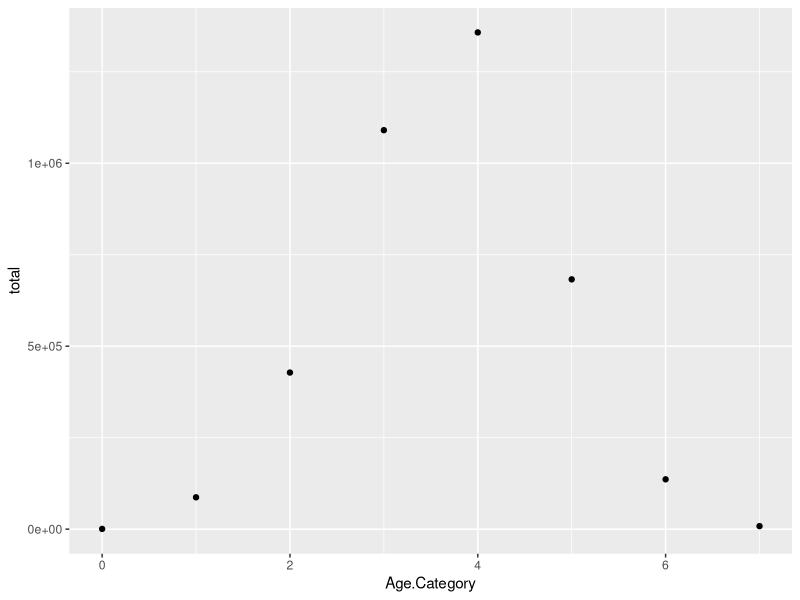
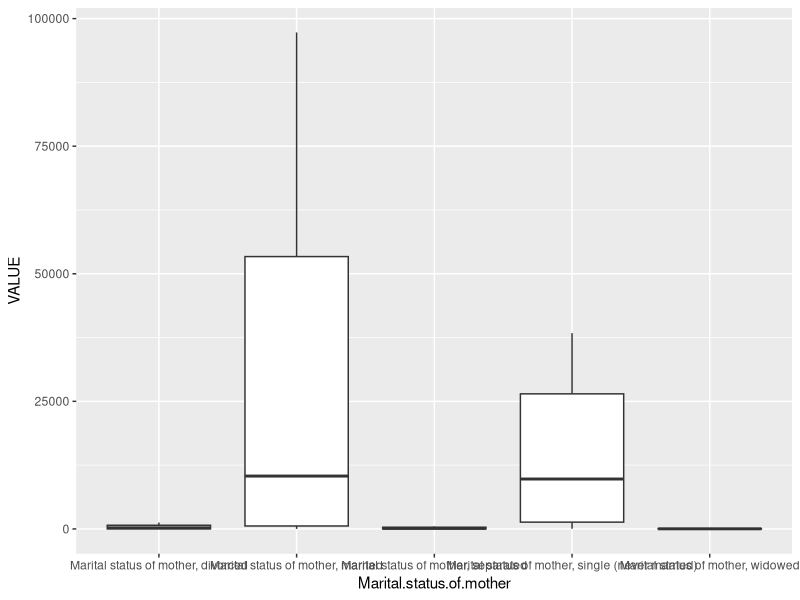
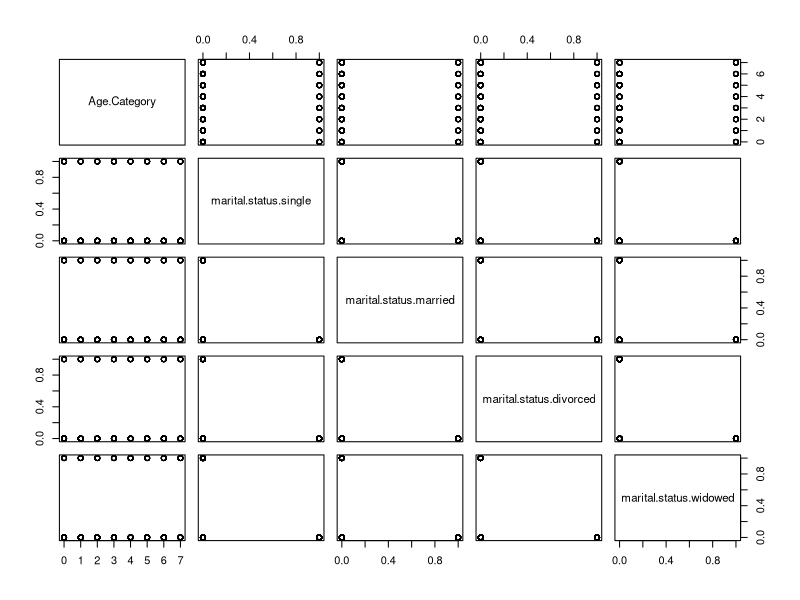
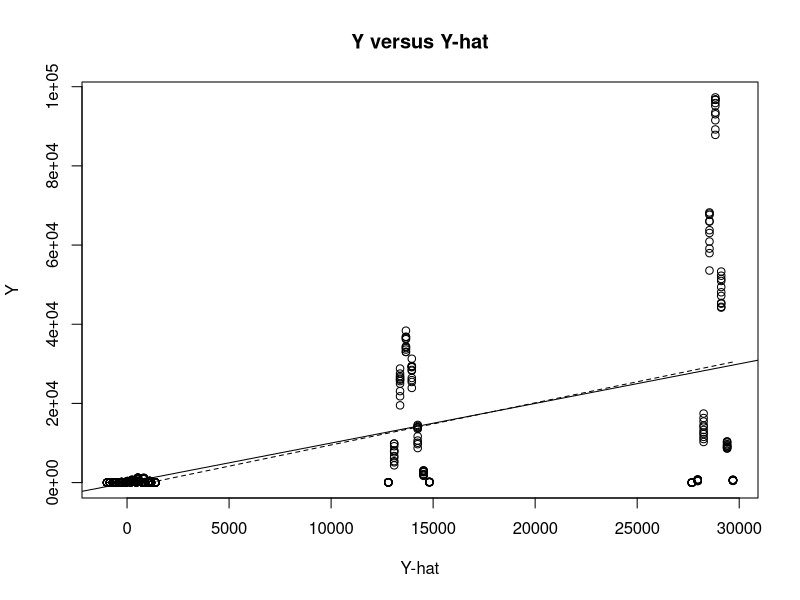
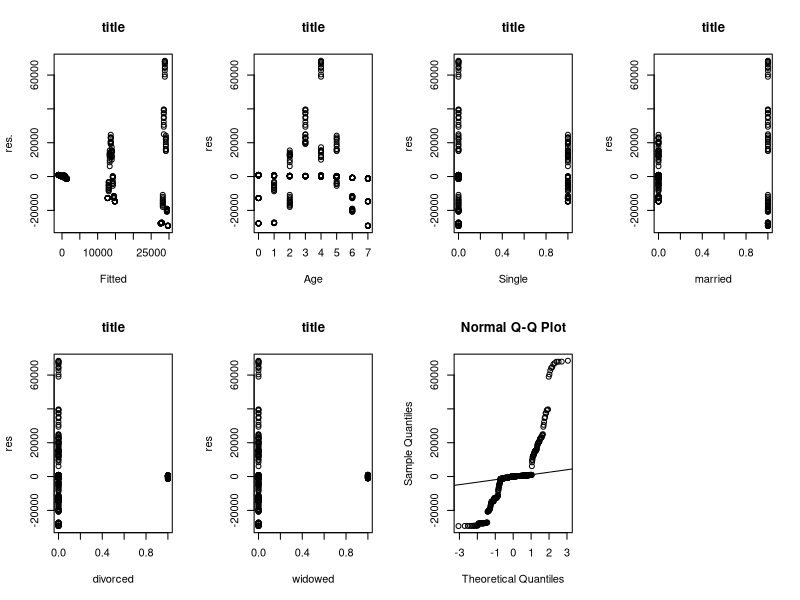
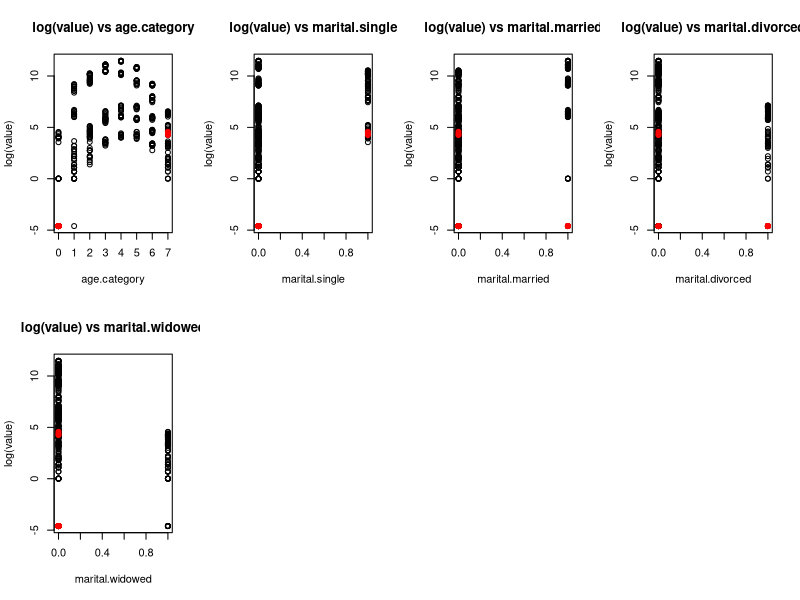
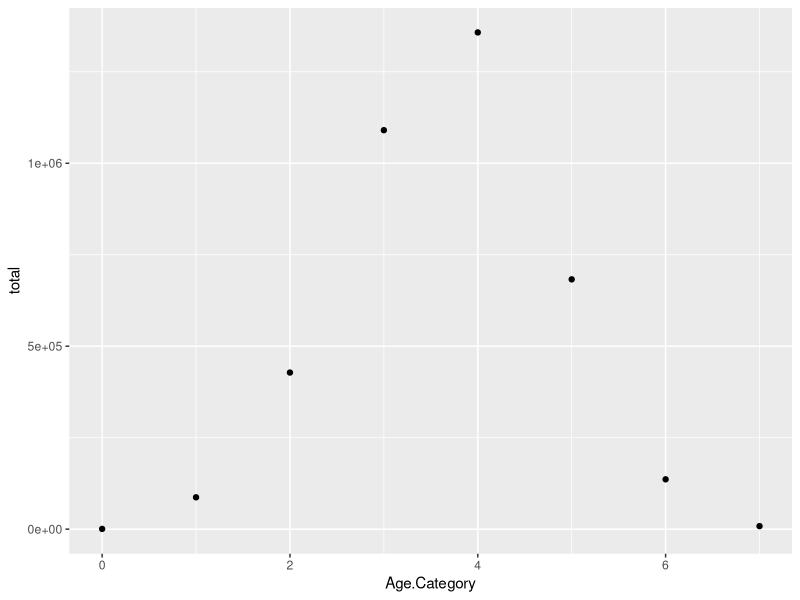
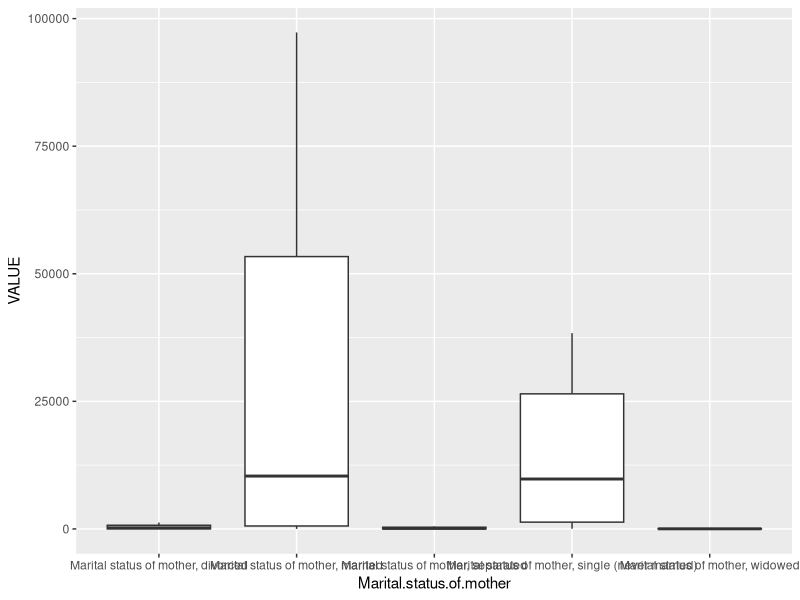

The R script that drew these images, in order: (Note: this script raises an error after producing the figures.)
## ---- chunk 1
install.packages('MikTex')
install.packages('tynitex')
knitr::opts_chunk$set(echo = TRUE)
## ---- chunk 2
summary(cars)
## ---- chunk 3
library(tidyverse)
#library(ggplot2)
#library(MASS)
#This part is to clean the dataset (detailed explanations for this part can be found in "Data source")
data1 <- read.csv("13100420.csv")
colnames(data1)[1] <- "REF_DATE"
#Remove the unwanted columns
data_clean <- data1[ , ! names(data1) %in% c("UOM_ID", "units", "SCALAR_ID","STATUS","SYMBOL","TERMINATED","VECTOR","DECIMALS","SCALAR_FACTOR","COORDINATE","Characteristics","DGUID","GEO")]

#Keep only the rows that are not Percentage
data_clean<-data_clean%>%filter(UOM != "Percentage")%>%select(!UOM)

#Keep only the rows with the detailed marital status of mother
data_clean<-data_clean%>%filter(Marital.status.of.mother != "Total, marital status of mother")%>%filter(Marital.status.of.mother != "Marital status of mother, not stated")

#Keep only the rows with the detailed age of mother
data_clean<-data_clean%>%filter(Age.of.mother != "Age of mother, all ages")%>%filter(Age.of.mother != "Age of mother, not stated")%>%filter(!REF_DATE %in% c(1991:2009))
a <- data_clean %>% group_by(Marital.status.of.mother)%>%summarize(n())
#Transform Categorical Variable
#Age category
data_clean<-data_clean %>% mutate(Age.Category = ifelse(Age.of.mother == "Age of mother, under 15 years", 0, ifelse(Age.of.mother == "Age of mother, 15 to 19 years", 1, ifelse(Age.of.mother == "Age of mother, 20 to 24 years", 2, ifelse(Age.of.mother == "Age of mother, 25 to 29 years", 3, ifelse(Age.of.mother == "Age of mother, 30 to 34 years", 4, ifelse(Age.of.mother == "Age of mother, 35 to 39 years", 5, ifelse(Age.of.mother == "Age of mother, 40 to 44 years", 6, 7))))))))
#Marital status category
data_clean <- data_clean%>% mutate(marital.status.single = ifelse(Marital.status.of.mother == "Marital status of mother, single (never married)", 1, 0), marital.status.married = ifelse(Marital.status.of.mother == "Marital status of mother, married", 1, 0), marital.status.divorced = ifelse(Marital.status.of.mother == "Marital status of mother, divorced", 1, 0), marital.status.widowed = ifelse(Marital.status.of.mother == "Marital status of mother, widowed", 1, 0))

#Value by age of mother
age_value_data <- data_clean%>%group_by(Age.of.mother, Age.Category)%>%summarize(total = sum(VALUE))
ggplot(age_value_data, aes(x = Age.Category, y = total))+geom_point()
#marital status
ggplot(data_clean, aes(x = Marital.status.of.mother, y = VALUE))+geom_boxplot()

#linear regression
mod <- lm(VALUE ~ Age.Category + marital.status.single + marital.status.married + marital.status.divorced + marital.status.widowed,data_clean)
summary(mod)
r <- resid(mod)
#Check condition
pairs(data_clean[,5:9])
plot(data_clean$VALUE ~ fitted(mod), main="Y versus Y-hat", xlab="Y-hat", ylab="Y")
abline(a = 0, b = 1)
lines(lowess(data_clean$VALUE ~ fitted(mod)), lty=2)

par(mfrow=c(2,4))
plot(r ~ fitted(mod), main="title", xlab="Fitted", ylab="res.")
plot(r ~ data_clean$Age.Category, main="title", xlab="Age", ylab="res")
plot(r ~ data_clean$marital.status.single, main="title", xlab="Single", ylab="res")
plot(r ~ data_clean$marital.status.married, main="title", xlab="married", ylab="res")
plot(r ~ data_clean$marital.status.divorced, main="title", xlab="divorced", ylab="res")
plot(r ~ data_clean$marital.status.widowed, main="title", xlab="widowed", ylab="res")

qqnorm(r)
qqline(r)

#Transformation
mod2 <- lm(log(VALUE+0.01) ~ Age.Category + marital.status.single + marital.status.married + marital.status.divorced + marital.status.widowed,data_clean)
summary(mod2)

data_transform <- data_clean%>%mutate(log.value = log(VALUE+0.01))
#leverage point
n<-length(data_clean$VALUE)
p<-length(coef(mod2))-1
h<-hatvalues(mod2)
hcut<-2*(p+1)/n
w1<- which(h > hcut)
w1
r<-rstandard((mod2))
w2<-which(r < -2 |r > 2)
w2
par(mfrow=c(2,4))
plot(data_transform[,10]~data_transform[,5], main="log(value) vs age.category", xlab="age.category", ylab="log(value)")
points(data_transform[w2,10]~data_transform[w2,5], col="red", pch=19)
plot(data_transform[,10]~data_transform[,6], main="log(value) vs marital.single", xlab="marital.single", ylab="log(value)")
points(data_transform[w2,10]~data_transform[w2,6], col="red", pch=19)
plot(data_transform[,10]~data_transform[,7], main="log(value) vs marital.married", xlab="marital.married", ylab="log(value)")
points(data_transform[w2,10]~data_transform[w2,7], col="red", pch=19)
plot(data_transform[,10]~data_transform[,8], main="log(value) vs marital.divorced", xlab="marital.divorced", ylab="log(value)")
points(data_transform[w2,10]~data_transform[w2,8], col="red", pch=19)
plot(data_transform[,10]~data_transform[,9], main="log(value) vs marital.widowed", xlab="marital.widowed", ylab="log(value)")
points(data_transform[w2,10]~data_transform[w2,9], col="red", pch=19)

## ---- chunk 4
#library(ggplot2)
#library(MASS)
#This part is to clean the dataset (detailed explanations for this part can be found in "Data source")
data1 <- read.csv("13100420.csv")
colnames(data1)[1] <- "REF_DATE"
#Remove the unwanted columns
data_clean <- data1[ , ! names(data1) %in% c("UOM_ID", "units", "SCALAR_ID","STATUS","SYMBOL","TERMINATED","VECTOR","DECIMALS","SCALAR_FACTOR","COORDINATE","Characteristics","DGUID","GEO")]

#Keep only the rows that are not Percentage
data_clean<-data_clean%>%filter(UOM != "Percentage")%>%select(!UOM)

#Keep only the rows with the detailed marital status of mother
data_clean<-data_clean%>%filter(Marital.status.of.mother != "Total, marital status of mother")%>%filter(Marital.status.of.mother != "Marital status of mother, not stated")

#Keep only the rows with the detailed age of mother
data_clean<-data_clean%>%filter(Age.of.mother != "Age of mother, all ages")%>%filter(Age.of.mother != "Age of mother, not stated")%>%filter(!REF_DATE %in% c(1991:2009))
a <- data_clean %>% group_by(Marital.status.of.mother)%>%summarize(n())
#Transform Categorical Variable
#Age category
data_clean<-data_clean %>% mutate(Age.Category = ifelse(Age.of.mother == "Age of mother, under 15 years", 0, ifelse(Age.of.mother == "Age of mother, 15 to 19 years", 1, ifelse(Age.of.mother == "Age of mother, 20 to 24 years", 2, ifelse(Age.of.mother == "Age of mother, 25 to 29 years", 3, ifelse(Age.of.mother == "Age of mother, 30 to 34 years", 4, ifelse(Age.of.mother == "Age of mother, 35 to 39 years", 5, ifelse(Age.of.mother == "Age of mother, 40 to 44 years", 6, 7))))))))
#Marital status category
data_clean <- data_clean%>% mutate(marital.status.single = ifelse(Marital.status.of.mother == "Marital status of mother, single (never married)", 1, 0), marital.status.married = ifelse(Marital.status.of.mother == "Marital status of mother, married", 1, 0), marital.status.divorced = ifelse(Marital.status.of.mother == "Marital status of mother, divorced", 1, 0), marital.status.widowed = ifelse(Marital.status.of.mother == "Marital status of mother, widowed", 1, 0))

#Value by age of mother
age_value_data <- data_clean%>%group_by(Age.of.mother, Age.Category)%>%summarize(total = sum(VALUE))
ggplot(age_value_data, aes(x = Age.Category, y = total))+geom_point()
#marital status
ggplot(data_clean, aes(x = Marital.status.of.mother, y = VALUE))+geom_boxplot()

#linear regression
mod <- lm(VALUE ~ Age.Category + marital.status.single + marital.status.married + marital.status.divorced + marital.status.widowed,data_clean)
summary(mod)
r <- resid(mod)
#Check condition
pairs(data_clean[,5:9])
plot(data_clean$VALUE ~ fitted(mod), main="Y versus Y-hat", xlab="Y-hat", ylab="Y")
abline(a = 0, b = 1)
lines(lowess(data_clean$VALUE ~ fitted(mod)), lty=2)

par(mfrow=c(2,4))
plot(r ~ fitted(mod), main="title", xlab="Fitted", ylab="res.")
plot(r ~ data_clean$Age.Category, main="title", xlab="Age", ylab="res")
plot(r ~ data_clean$marital.status.single, main="title", xlab="Single", ylab="res")
plot(r ~ data_clean$marital.status.married, main="title", xlab="married", ylab="res")
plot(r ~ data_clean$marital.status.divorced, main="title", xlab="divorced", ylab="res")
plot(r ~ data_clean$marital.status.widowed, main="title", xlab="widowed", ylab="res")

qqnorm(r)
qqline(r)

#Transformation
mod2 <- lm(log(VALUE+0.01) ~ Age.Category + marital.status.single + marital.status.married + marital.status.divorced + marital.status.widowed,data_clean)
summary(mod2)

data_transform <- data_clean%>%mutate(log.value = log(VALUE+0.01))
#Check condition
r2 <- resid(mod2)
pairs(data_transform[,5:9])
plot(data_clean$VALUE ~ fitted(mod2), main="Y versus Y-hat", xlab="Y-hat", ylab="Y")
abline(a = 0, b = 1)
lines(lowess(data_clean$VALUE ~ fitted(mod2)), lty=2)

par(mfrow=c(2,4))
plot(r2 ~ fitted(mod2), main="title", xlab="Fitted", ylab="res.")
plot(r2 ~ data_transform$Age.Category, main="title", xlab="Age", ylab="res")
plot(r2 ~ data_transform$marital.status.single, main="title", xlab="Single", ylab="res")
plot(r2 ~ data_transform$marital.status.married, main="title", xlab="married", ylab="res")
plot(r2 ~ data_transform$marital.status.divorced, main="title", xlab="divorced", ylab="res")
plot(r2 ~ data_transform$marital.status.widowed, main="title", xlab="widowed", ylab="res")

qqnorm(r)
qqline(r)
#leverage point
n<-length(data_clean$VALUE)
p<-length(coef(mod2))-1
h<-hatvalues(mod2)
hcut<-2*(p+1)/n
w1<- which(h > hcut)
w1
r<-rstandard((mod2))
w2<-which(r < -2 |r > 2)
w2
par(mfrow=c(2,4))
plot(data_transform[,10]~data_transform[,5], main="log(value) vs age.category", xlab="age.category", ylab="log(value)")
points(data_transform[w2,10]~data_transform[w2,5], col="red", pch=19)
plot(data_transform[,10]~data_transform[,6], main="log(value) vs marital.single", xlab="marital.single", ylab="log(value)")
points(data_transform[w2,10]~data_transform[w2,6], col="red", pch=19)
plot(data_transform[,10]~data_transform[,7], main="log(value) vs marital.married", xlab="marital.married", ylab="log(value)")
points(data_transform[w2,10]~data_transform[w2,7], col="red", pch=19)
plot(data_transform[,10]~data_transform[,8], main="log(value) vs marital.divorced", xlab="marital.divorced", ylab="log(value)")
points(data_transform[w2,10]~data_transform[w2,8], col="red", pch=19)
plot(data_transform[,10]~data_transform[,9], main="log(value) vs marital.widowed", xlab="marital.widowed", ylab="log(value)")
points(data_transform[w2,10]~data_transform[w2,9], col="red", pch=19)

print(data_tr)
